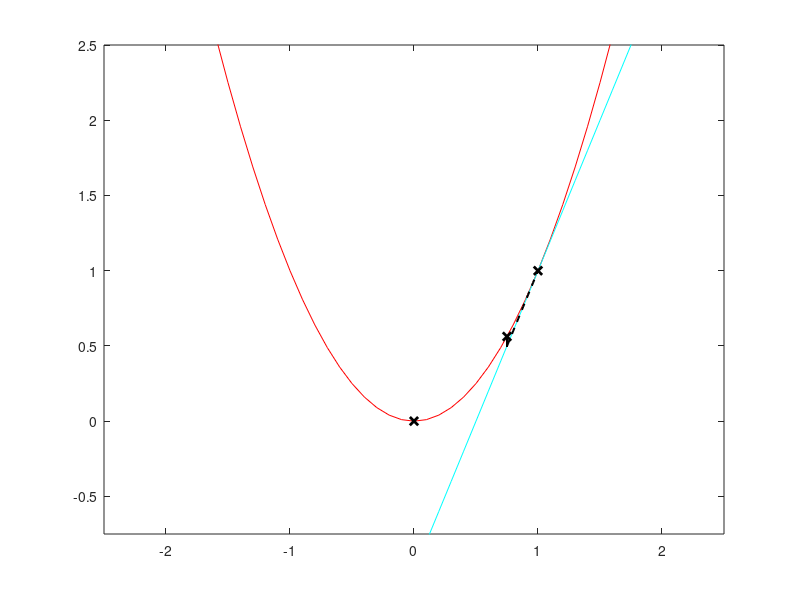

Recreate this plot in MATLAB.


x = [-3:0.1:3];
y = x.^2;
f = 2*x-1;

a = [0.75:0.01:1];
b = 2*a-1;

d = [0.5:0.01:0.5625];

plot(x,y,'Color','Red')

axis([-2.5 2.5 -0.75 2.5]);

hold on;

plot(x,f,'Color','Cyan')

plot(1,1,'x','Color','Black','linewidth',2)
plot(0,0,'x','Color','Black','linewidth',2)
plot(0.75,0.5625,'x','Color','Black','linewidth',2)

plot(a,b,'--','Color','Black','linewidth',1.5)

plot(0.75,d,'.','Color','Black')